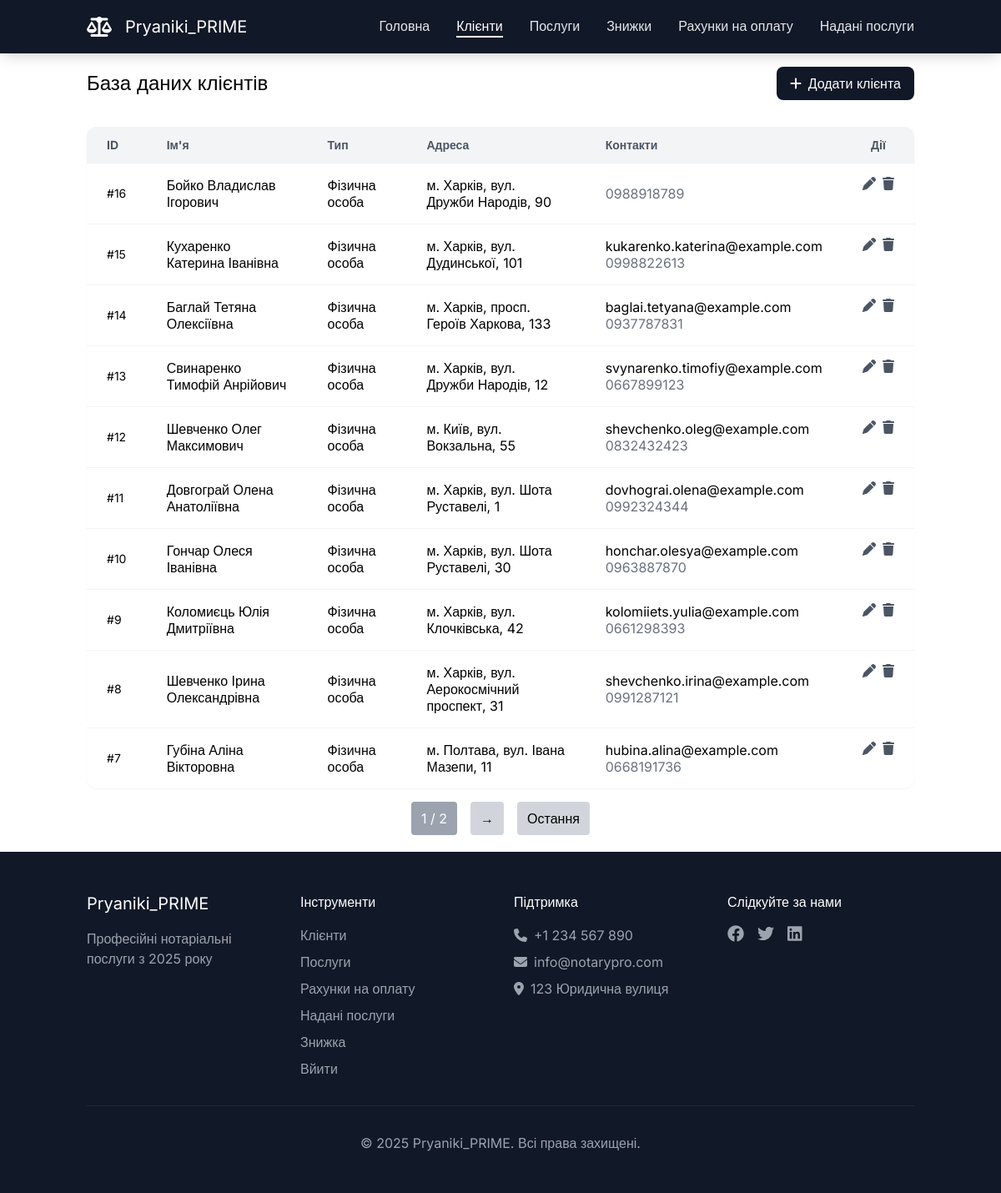
The page /clients (signed in) on the database its author committed.
### RealAgency/models.py (models this page shows)
class Client(models.Model):
    client_type = models.ForeignKey(ClientType, on_delete=models.CASCADE)
    name = models.CharField(max_length=255)
    address = models.CharField(max_length=255)
    phone = models.CharField(max_length=255)
    email = models.CharField(max_length=255)
    passport_id = models.CharField(max_length=255, null=True, blank=True)
    iin = models.CharField(max_length=255, null=True, blank=True)
    edrpou = models.CharField(max_length=255, null=True, blank=True)

class ClientType(models.Model):
    name = models.CharField(max_length=255)

### RealAgency/views.py (the view)
        def _wrapped_view(request, *args, **kwargs):
            if not request.user.is_authenticated:
                return redirect('login')
            if not any(group.name in roles for group in request.user.groups.all()):
                raise PermissionDenied("You are not permitted to perform this action.")
            return view_func(request, *args, **kwargs)

### RealAgency/views.py (called while the page is built)
def role_required(roles):
    def decorator(view_func):
        def _wrapped_view(request, *args, **kwargs):
            if not request.user.is_authenticated:
                return redirect('login')
            if not any(group.name in roles for group in request.user.groups.all()):
                raise PermissionDenied("You are not permitted to perform this action.")
            return view_func(request, *args, **kwargs)
        return _wrapped_view
    return decorator

@role_required(['Manager', 'Notary'])
def clients(request):
    client_list = Client.objects.all().order_by('-id')
    for client in client_list:
        if client.passport_id is None:
            client.passport_id = ''
    paginator = Paginator(client_list, 10)
    user_groups = request.user.groups.values_list('name', flat=True)
    client_types = ClientType.objects.all()
    page_number = request.GET.get('page')
    page_obj = paginator.get_page(page_number)
    return render(request, 'clients/main.html', {
        'page_obj': page_obj,
        'client_types': client_types,
        'user_groups': user_groups
    })

### templates/clients/main.html (shortened to what this page needs)
{% extends "base.html" %}
{% block content %}
    <main id="main" class="pt-20">
            <div class="container mx-auto px-4">
                <div class="flex justify-between items-center mb-8">
                    <h1 class="text-2xl">База даних клієнтів</h1>
                    <button
                            {% if "Manager" in user_groups %} style="display:block;" {% else %} style="display:none;" {% endif %}
                            id="open-modal" class="bg-neutral-900 text-white px-4 py-2 rounded-lg hover:bg-neutral-800">
                        <i class="fa-solid fa-plus mr-2"></i>Додати клієнта
                    </button>
                </div>
                <div id="clientTable" class="bg-white rounded-xl shadow-sm overflow-hidden">
                    <table class="w-full">
                        <thead class="bg-neutral-100">
                            <tr>
                                <th class="px-6 py-3 text-left text-sm text-neutral-600">ID</th>
                                <th class="px-6 py-3 text-left text-sm text-neutral-600">Ім'я</th>
                                <th class="px-6 py-3 text-left text-sm text-neutral-600">Тип</th>
                                <th class="px-6 py-3 text-left text-sm text-neutral-600">Адреса</th>
                                <th class="px-6 py-3 text-left text-sm text-neutral-600">Контакти</th>
                                <th
                                        {% if "Manager" in user_groups %} style="display:block;" {% else %} style="display:none;" {% endif %}
                                        class="px-6 py-3 text-center text-sm text-neutral-600">Дії</th>
                            </tr>
                        </thead>
                        <tbody class="divide-y divide-neutral-100">
                            {% for client in page_obj %}
                <tr class="hover:bg-neutral-50">
                    <td class="px-6 py-4 text-sm">#{{ client.id }}</td>
                    <td class="px-6 py-4">{{ client.name }}</td>
                    <td class="px-6 py-4">{{ client.client_type.name }}</td>
                    <td class="px-6 py-4">{{ client.address }}</td>
                    <td class="px-6 py-4">
                        <div>{{ client.email }}</div>
                        <div class="text-neutral-500">{{ client.phone }}</div>
                    </td>
                    <td class="px-6 py-4"
                            {% if "Manager" in user_groups %} style="display:block;" {% else %} style="display:none;" {% endif %}>
                        <div class="flex space-x-2">
                            <button
                                    class="edit-client text-neutral-600 hover:text-neutral-900"
                        data-id="{{ client.id }}"
                        data-name="{{ client.name }}"
                        data-type="{{ client.client_type.id }}"
                        data-address="{{ client.address }}"
                        data-phone="{{ client.phone }}"
                        data-email="{{ client.email }}"
                        data-passport_id="{{ client.passport_id }}"
                        data-iin="{{ client.iin }}"
                        data-edrpou="{{ client.edrpou }}">
                        <i class="fa-solid fa-pen"></i>
                    </button>
                    <button
                            id="delete-client" class="delete-client text-neutral-600 hover:text-neutral-900" data-id="{{ client.id }}">
                        <i class="fa-solid fa-trash"></i>
                    </button>
                        </div>
                    </td>
                </tr>
            {% endfor %}
                        </tbody>
                    </table>
                </div>
            </div>
    <div class="mt-4 flex justify-center">
        <span class="px-3 py-2 bg-gray-400 text-white rounded mx-2">{{ page_obj.number }} / {{ page_obj.paginator.num_pages }}</span>
        {% if page_obj.has_next %}
            <a href="?page={{ page_obj.next_page_number }}" class="px-3 py-2 bg-gray-300 rounded mx-2">→</a>
            <a href="?page={{ page_obj.paginator.num_pages }}" class="px-3 py-2 bg-gray-300 rounded mx-2">Остання</a>
        {% endif %}
    </div>
    </main>
{% endblock %}

### templates/base.html (style rules this page uses)
* { font-family: "Inter", sans-serif; }

### rows shown on the page
Client: id "16", name "Бойко Владислав Ігорович", client_type.name "Фізична особа", address "м. Харків, вул. Дружби Народів, 90", phone "0988918789"
Client: id "15", name "Кухаренко Катерина Іванівна", client_type.name "Фізична особа", address "м. Харків, вул. Дудинської, 101", email "kukarenko.katerina@example.com", phone "0998822613"
Client: id "14", name "Баглай Тетяна Олексіївна", client_type.name "Фізична особа", address "м. Харків, просп. Героїв Харкова, 133", email "baglai.tetyana@example.com", phone "0937787831"
Client: id "13", name "Свинаренко Тимофій Анрійович", client_type.name "Фізична особа", address "м. Харків, вул. Дружби Народів, 12", email "svynarenko.timofiy@example.com", phone "0667899123"
Client: id "12", name "Шевченко Олег Максимович", client_type.name "Фізична особа", address "м. Київ, вул. Вокзальна, 55", email "shevchenko.oleg@example.com", phone "0832432423"
Client: id "11", name "Довгограй Олена Анатоліївна", client_type.name "Фізична особа", address "м. Харків, вул. Шота Руставелі, 1", email "dovhograi.olena@example.com", phone "0992324344"
Client: id "10", name "Гончар Олеся Іванівна", client_type.name "Фізична особа", address "м. Харків, вул. Шота Руставелі, 30", email "honchar.olesya@example.com", phone "0963887870"
Client: id "9", name "Коломиєць Юлія Дмитріївна", client_type.name "Фізична особа", address "м. Харків, вул. Клочківська, 42", email "kolomiiets.yulia@example.com", phone "0661298393"
Client: id "8", name "Шевченко Ірина Олександрівна", client_type.name "Фізична особа", address "м. Харків, вул. Аерокосмічний проспект, 31", email "shevchenko.irina@example.com", phone "0991287121"
Client: id "7", name "Губіна Аліна Вікторовна", client_type.name "Фізична особа", address "м. Полтава, вул. Івана Мазепи, 11", email "hubina.alina@example.com", phone "0668191736"

### other values the page prints
{{ page_obj.number }} "1"
{{ page_obj.paginator.num_pages }} "2"
